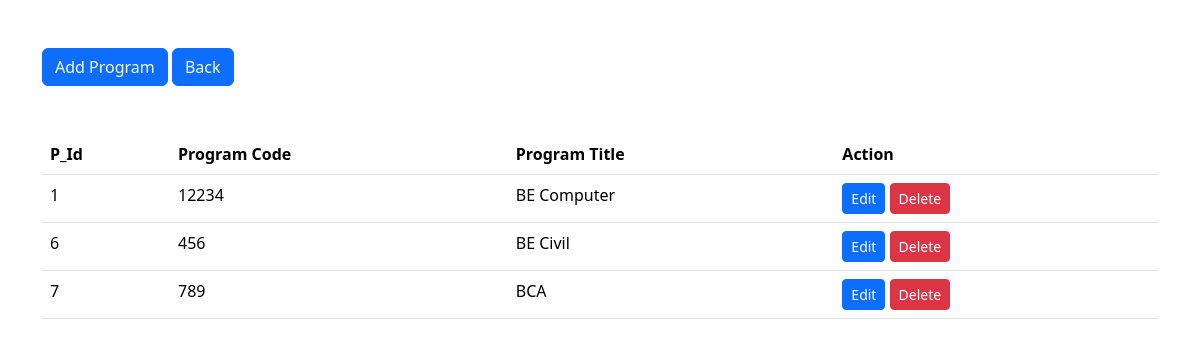
Screenshot of /program.php with the database file from the repository.
### tables this page shows
CREATE TABLE `program_tbl` (
  `p_id` int(20) NOT NULL,
  `p_code` varchar(50) NOT NULL,
  `p_title` varchar(100) NOT NULL,
  `flag` int(20) NOT NULL
);

### program.php (the view, shortened to what this page needs)
<?php
@include 'db.php';
$select = "select * from program_tbl where flag = 0";
 $run = mysqli_query($conn,$select);
?>
<!DOCTYPE html>
<html>
<head>
   <link rel="stylesheet" href="https://cdn.jsdelivr.net/npm/bootstrap@5.3.3/dist/css/bootstrap.min.css"/>
</head>
<body>
<div class="container">
      <button class="btn btn-primary my-5">
            <a href="addprogram.php" class="text-light" style="text-decoration: none;">Add Program</a>
      </button>
      <button class="btn btn-primary my-5">
            <a href="back.php" class="text-light" style="text-decoration: none;">Back</a>
      </button>
      <table class="table">
  <thead>
    <tr>
      <th scope="col">P_Id</th>
      <th scope="col">Program Code</th>
      <th scope="col">Program Title</th>
      <th scope="col">Action</th>
    </tr>
  </thead>
  <tbody>
  <?php
      while($row = mysqli_fetch_assoc($run)) {
       echo
             "<tr>
                   <td>".$row['p_id']."</td>
                   <td>".$row['p_code']."</td>
                   <td>".$row['p_title']."</td>
                   <td>
                       <a class='btn btn-primary btn-sm' href='p_edit.php?id=$row[p_id]'>Edit</a>
                       <a class='btn btn-danger btn-sm' href='p_delete.php?id=$row[p_id]' onclick='return check()'>Delete</a>
                  </td>
    </tr>";
}
?>
  </tbody>
</table>
</div>
</body>
</html>

### rows the page displays
program_tbl: p_id "1", p_code "12234", p_title "BE Computer"
program_tbl: p_id "6", p_code "456", p_title "BE Civil"
program_tbl: p_id "7", p_code "789", p_title "BCA"
